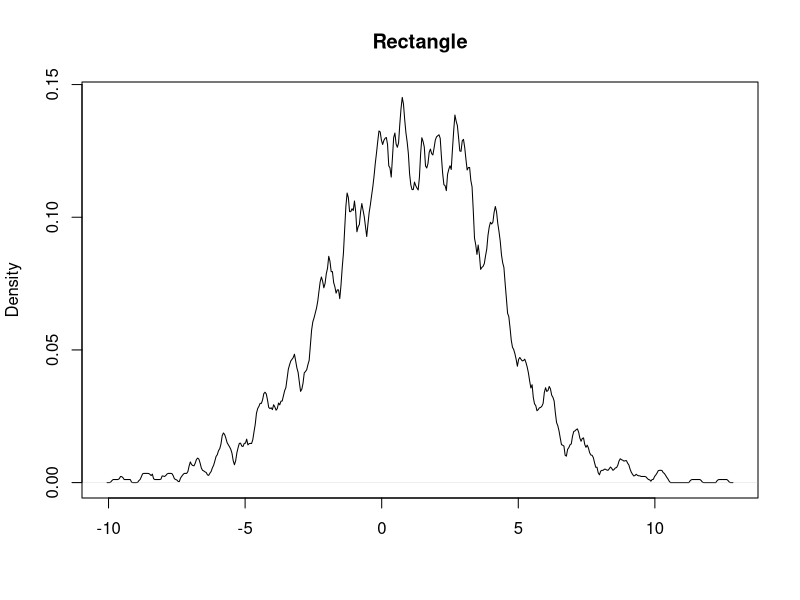

The R source for this figure: (Note: this script raises an error after producing the figure.)
## ---- chunk 1
library(tidyverse)
## ---- chunk 2
data <- rnorm(2000, 1, 3)
var_list <- list(
  var1 = c(4,16,32),
  var2 = c("green","blue","red")
)


## ---- chunk 3
d <- density(x = data, bw = 1 / 8, kernel = "rectangular")
plot(d, main = "Rectangle",xlab = "")
for( i in 1:length(var_list$var1 ) ){
  print(v$var1[i])
  lines(density(x = data, bw = var_list$var1[i] / 8, 
                kernel = "rectangular"), col=var_list$var2[i],
        )
}
legend("topleft",
  c("1/8","1/2","2","4"),
  fill=c("black","green","blue","red")
)
## ---- chunk 4
d <- density(x = data, bw = 1 / 8, kernel = "gaussian")
plot(d, main = "Gaussian",xlab = "")
for( i in 1:length(var_list$var1 ) ){
  print(v$var1[i])
  lines(density(x = data, bw = var_list$var1[i] / 8, 
                kernel = "rectangular"), col=var_list$var2[i],
        )
}
legend("topleft",
  c("1/8","1/2","2","4"),
  fill=c("black","green","blue","red")
)

## ---- chunk 5
d <- density(x = data, bw = 1 / 8, kernel = "triangular")
plot(d, main = "Triangular",xlab = "")
for( i in 1:length(var_list$var1 ) ){
  print(v$var1[i])
  lines(density(x = data, bw = var_list$var1[i] / 8, 
                kernel = "rectangular"), col=var_list$var2[i],
        )
}
legend("topleft",
  c("1/8","1/2","2","4"),
  fill=c("black","green","blue","red")
)

